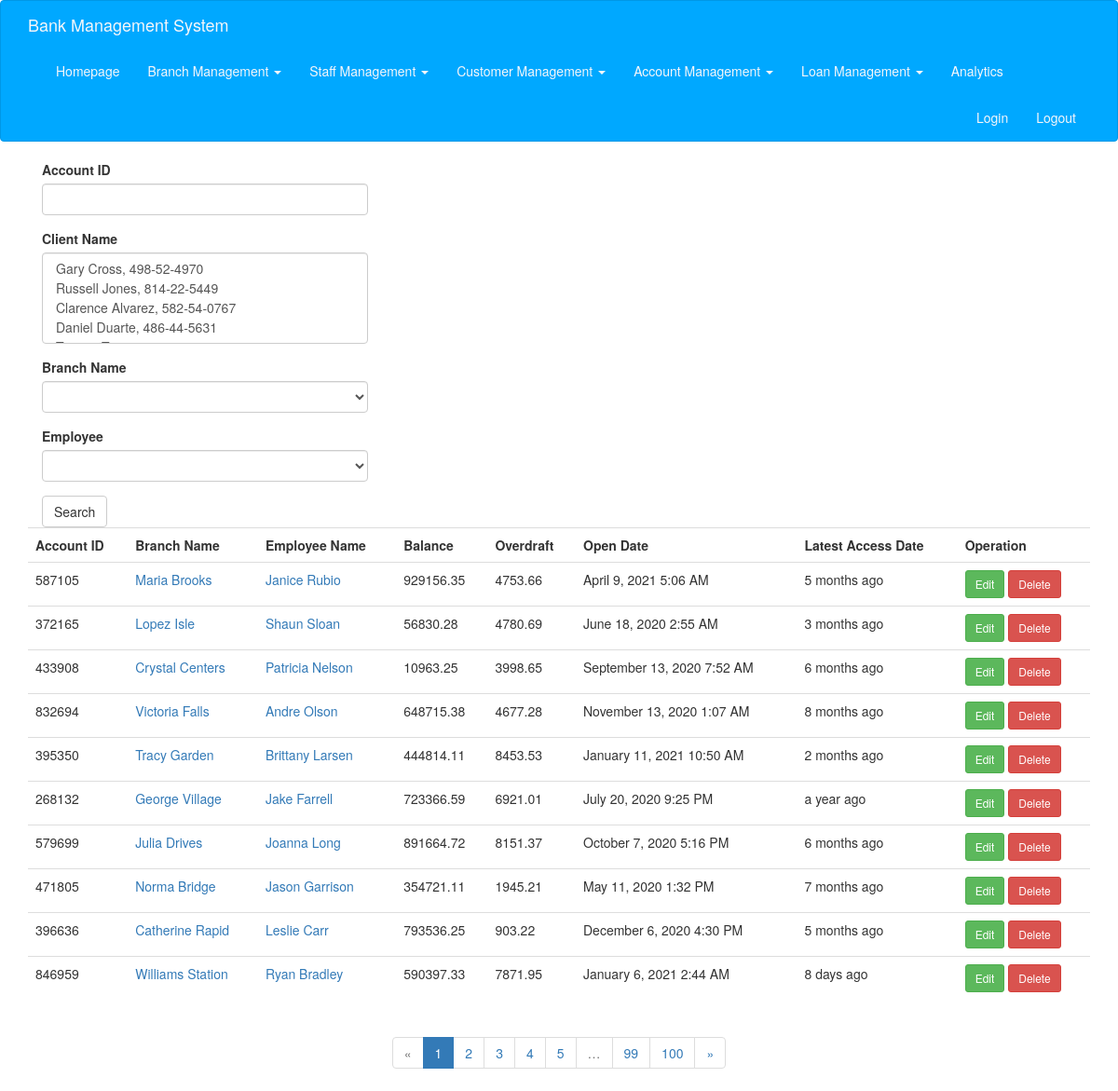
The page /check_account on the database its author committed.
### app/models.py (models this page shows, shortened)
class CheckAccount(db.Model):
    __tablename__ = 'checks'
    id = db.Column(db.String(20), primary_key=True)
    branch_name = db.Column(db.String(100), db.ForeignKey('branches.name'))
    employee_id = db.Column(db.String(20), db.ForeignKey('employees.id'))
    balance = db.Column(db.Float)
    open_date = db.Column(db.DateTime, default=datetime.utcnow)
    over_draft = db.Column(db.Float)
    last_access_date = db.Column(db.DateTime, default=datetime.utcnow)
    clients = db.relationship(
        'ClientCheck',
        foreign_keys=[ClientCheck.check_id],
        backref=db.backref('check_account', lazy='joined'),
        lazy='dynamic',
        cascade='all, delete-orphan'
    )

class Branch(db.Model):
    __tablename__ = 'branches'
    name = db.Column(db.String(100), primary_key=True)
    city = db.Column(db.String(20))
    asset = db.Column(db.Integer)
    employees = db.relationship('Employee', backref='branch', lazy='dynamic')
    loans = db.relationship('Loan', backref='branch', lazy='dynamic')
    saving_accounts = db.relationship(
        'SavingAccount', backref='branch', lazy='dynamic')
    check_accounts = db.relationship(
        'CheckAccount', backref='branch', lazy='dynamic')

class Employee(db.Model):
    __tablename__ = 'employees'
    id = db.Column(db.String(20), primary_key=True)
    branch_name = db.Column(db.String(100), db.ForeignKey('branches.name'))
    name = db.Column(db.String(20))
    phone = db.Column(db.String(15))
    address = db.Column(db.String(256))
    enroll_date = db.Column(db.Date, default=date.today())
    saving_accounts_managed = db.relationship(
        'SavingAccount', backref='employee', lazy='dynamic')
    check_accounts_managed = db.relationship(
        'CheckAccount', backref='employee', lazy='dynamic')
    loans_managed = db.relationship('Loan', backref='employee', lazy='dynamic')

### app/main/views.py (the view, shortened to what this page needs)
@main.route('/check_account', methods=['GET', 'POST'])
def check_account():
    form = CheckAccountSearchForm()
    query = CheckAccount.query
    search_ca_id = request.cookies.get('search_ca_id', '')
    search_ca_branch_name = request.cookies.get('search_ca_branch_name', '')
    search_ca_employee_id = request.cookies.get('search_ca_employee_id', '')
    search_ca_clients = request.cookies.get('search_ca_clients', '')
    if search_ca_clients != '':
        search_ca_clients = search_ca_clients.split(',')
    else:
        search_ca_clients = []
    if search_ca_id != '':
        query = query.filter_by(id=search_ca_id)
        form.id.data = search_ca_id
    if search_ca_branch_name != '':
        query = query.filter_by(branch_name=search_ca_branch_name)
        form.branch_name.data = search_ca_branch_name
    if search_ca_employee_id != '':
        query = query.filter_by(employee_id=search_ca_employee_id)
        form.employee_id.data = search_ca_employee_id
    if search_ca_clients != []:
        for c_id in search_ca_clients:
            query = query.filter(CheckAccount.clients.any(client_id=c_id))
        form.clients.data = search_ca_clients
    page = request.args.get('page', 1, type=int)
    pagination = query.paginate(
        page, per_page=current_app.config['ITEMS_PER_PAGE'], error_out=False)
    check_accounts = pagination.items
    return render_template('check_account.html', form=form, check_accounts=check_accounts, pagination=pagination)

### app/main/forms.py
class CheckAccountSearchForm(FlaskForm):
    id = StringField("Account ID", validators=[])
    clients = SelectMultipleField("Client Name", validators=[])
    branch_name = SelectField('Branch Name')
    employee_id = SelectField('Employee')
    submit = SubmitField("Search")
    def __init__(self, *args, **kwargs):
        super(CheckAccountSearchForm, self).__init__(*args, **kwargs)
        self.branch_name.choices = [('', '')]
        self.branch_name.choices.extend([(branch.name, branch.name)
                             for branch in Branch.query.all()])
        self.clients.choices = [(client.id, client.name + ', ' + client.id)
                             for client in Client.query.all()]
        self.employee_id.choices = [('', '')]
        self.employee_id.choices.extend([(employee.id, employee.name + ', ' + employee.id)
                             for employee in Employee.query.all()])

### app/templates/check_account.html (shortened to what this page needs)
{% extends "base.html" %}
{% import "bootstrap/wtf.html" as wtf %}
{% import "_macros.html" as macros %}
{% block page_content %}
<div class="col-md-4">
    {{ wtf.quick_form(form) }}
</div>
{% include '_check_account.html' %}
{% if pagination %}
<div class="pagination">
    {{ macros.pagination_widget(pagination, '.check_account') }}
</div>
{% endif %}
{% endblock %}

### app/templates/_check_account.html
<table class="table table-hover">
    <tr>
        <th>Account ID</th>
        <th>Branch Name</th>
        <th>Employee Name</th>
        <th>Balance</th>
        <th>Overdraft</th>
        <th>Open Date</th>
        <th>Latest Access Date</th>
        <th>Operation</th>
    </tr>
    {% for a in check_accounts %}
    <tr>
        <td>{{ a.id }}</td>
        <td><a href="{{ url_for('main.branch_edit', branch_name=a.branch.name) }}">{{ a.branch.name }}</a></td>
        <td><a href="{{ url_for('main.employee_edit', employee_id=a.employee.id) }}">{{ a.employee.name }}</a></td>
        <td>{{ a.balance }}</td>
        <td>{{ a.over_draft }}</td>
        <td>{{ moment(a.open_date).format('LLL') }} </td>
        <td>{{ moment(a.last_access_date).fromNow() }} </td>
        <td>
                <a class="btn btn-success btn-sm" type="buttoon" href="{{ url_for('main.check_account_edit', account_id=a.id) }}">Edit</a>
                <a class="btn btn-danger btn-sm" type="button" href="{{ url_for('main.check_account_delete', account_id=a.id) }}">Delete</a>
        </td>
    </tr>
    {% endfor %}
</table>

### app/static/styles.css (style rules this page uses)
div.pagination { width: 100%; text-align: center; padding: 0px; margin: 0px; }

### rows shown on the page
CheckAccount: id "587105", branch.name "Maria Brooks", employee.name "Janice Rubio", balance "929156.35", over_draft "4753.66", open_date "April 9, 2021 5:06 AM", last_access_date "5 months ago"
CheckAccount: id "372165", branch.name "Lopez Isle", employee.name "Shaun Sloan", balance "56830.28", over_draft "4780.69", open_date "June 18, 2020 2:55 AM", last_access_date "3 months ago"
CheckAccount: id "433908", branch.name "Crystal Centers", employee.name "Patricia Nelson", balance "10963.25", over_draft "3998.65", open_date "September 13, 2020 7:52 AM", last_access_date "6 months ago"
CheckAccount: id "832694", branch.name "Victoria Falls", employee.name "Andre Olson", balance "648715.38", over_draft "4677.28", open_date "November 13, 2020 1:07 AM", last_access_date "8 months ago"
CheckAccount: id "395350", branch.name "Tracy Garden", employee.name "Brittany Larsen", balance "444814.11", over_draft "8453.53", open_date "January 11, 2021 10:50 AM", last_access_date "2 months ago"
CheckAccount: id "268132", branch.name "George Village", employee.name "Jake Farrell", balance "723366.59", over_draft "6921.01", open_date "July 20, 2020 9:25 PM", last_access_date "a year ago"
CheckAccount: id "579699", branch.name "Julia Drives", employee.name "Joanna Long", balance "891664.72", over_draft "8151.37", open_date "October 7, 2020 5:16 PM", last_access_date "6 months ago"
CheckAccount: id "471805", branch.name "Norma Bridge", employee.name "Jason Garrison", balance "354721.11", over_draft "1945.21", open_date "May 11, 2020 1:32 PM", last_access_date "7 months ago"
CheckAccount: id "396636", branch.name "Catherine Rapid", employee.name "Leslie Carr", balance "793536.25", over_draft "903.22", open_date "December 6, 2020 4:30 PM", last_access_date "5 months ago"
CheckAccount: id "846959", branch.name "Williams Station", employee.name "Ryan Bradley", balance "590397.33", over_draft "7871.95", open_date "January 6, 2021 2:44 AM", last_access_date "8 days ago"

### other values the page prints
{{ p }} "1"
{{ p }} "2" "3" "4" "5" "99" "100"
